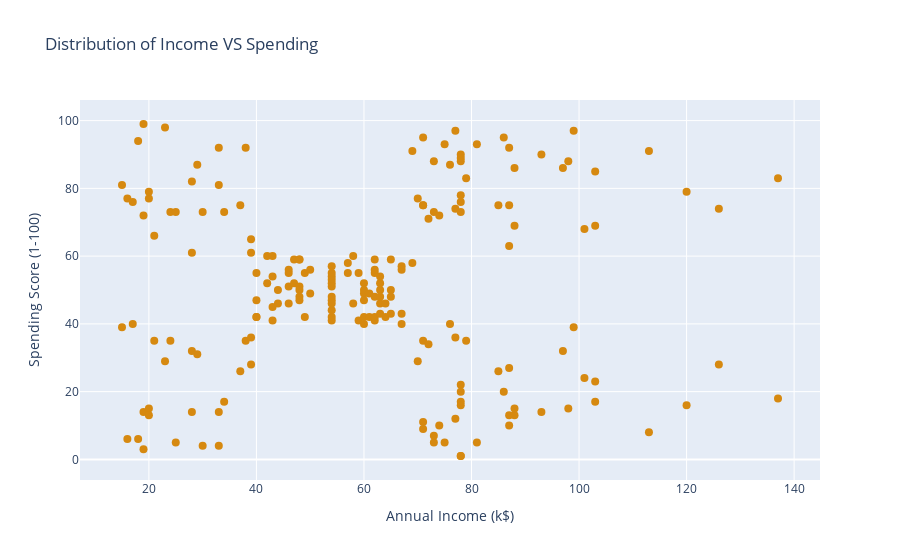

This figure's notebook cell:
### Code cell
# lets check by plotting a scatter plot to show distribution of x and y
fig = go.Figure()

fig.add_trace(go.Scatter(x = x, y = y, mode = 'markers', marker = dict(size = 8, color = '#d68910', symbol = 'circle')))
fig.update_layout(title = 'Distribution of Income VS Spending', xaxis_title = 'Annual Income (k$)', yaxis_title = 'Spending Score (1-100)')
fig.update_layout(height = 500)
fig.show()

### Figure 1 — Plotly figure (JSON) as saved in the notebook; plotly's stock layout.template omitted (floating-point values rounded to 4 significant figures; data arrays with more than 128 entries replaced by an {"elided": "..."} marker saying what was removed)
{"data": [{"marker": {"color": "#d68910", "size": 8, "symbol": "circle"}, "mode": "markers", "type": "scatter", "x": {"elided": "200 int values"}, "y": {"elided": "200 int values"}}], "layout": {"autosize": true, "title": {"text": "Distribution of Income VS Spending"}, "xaxis": {"autorange": true, "range": [7.427, 144.6], "title": {"text": "Annual Income (k$)"}, "type": "linear"}, "yaxis": {"autorange": true, "range": [-6.403, 106.4], "title": {"text": "Spending Score (1-100)"}, "type": "linear"}}}
